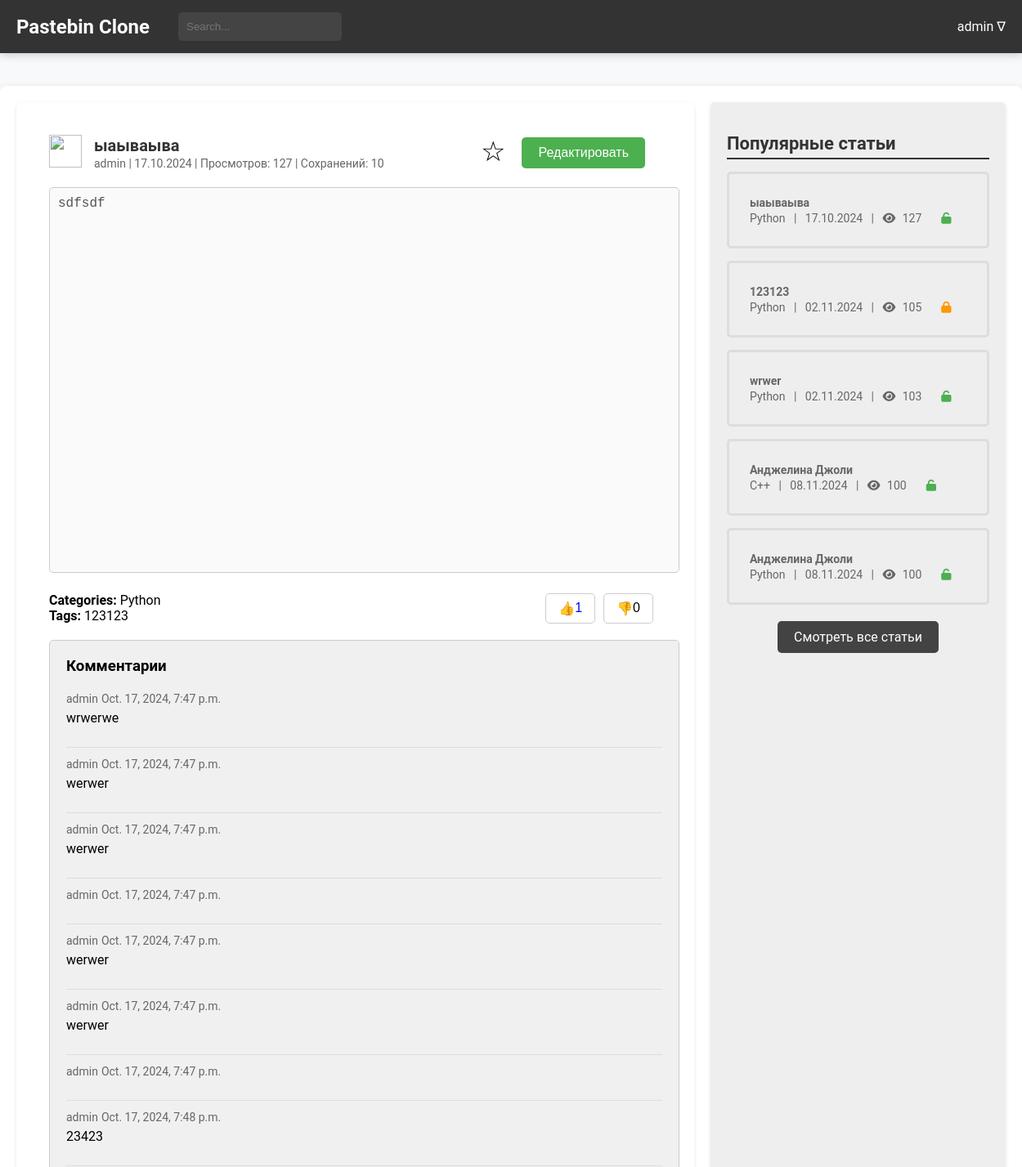
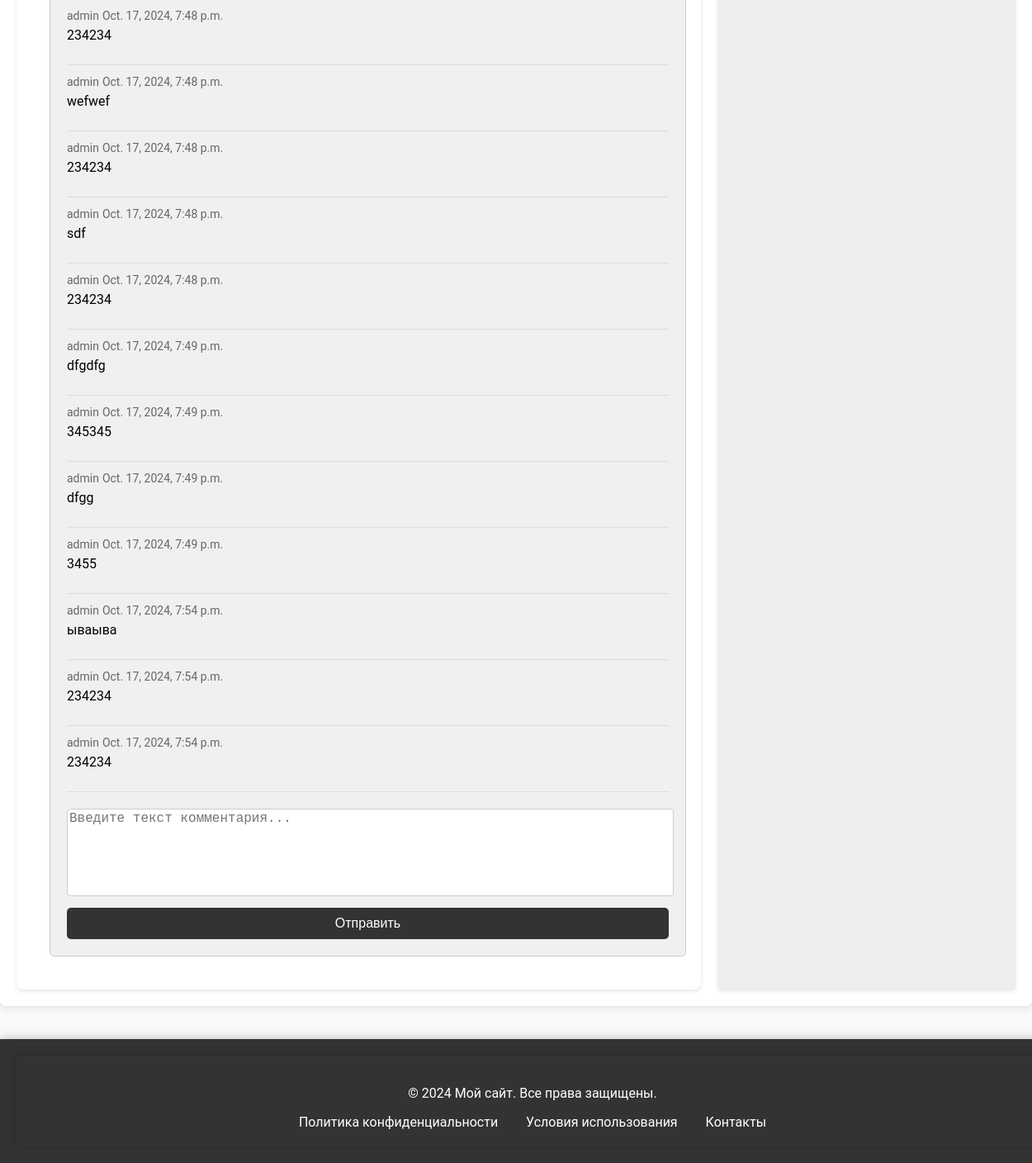
/comments/create/cb33f2f00fa04ca3bb467dd2a9c14584 (signed in), run on the app's committed database (2 pictures, top to bottom).
### users/models.py (models this page shows)
class CustomUser(AbstractUser):
    bio = models.TextField(blank=True, null=True)
    favorites = models.ManyToManyField('blog.Paste', related_name='favorited_by', blank=True)
    address = models.CharField(max_length=100, blank=True, null=True)
    avatar = models.ImageField(upload_to='avatars/', blank=True, null=True)
    groups = models.ManyToManyField(
        'auth.Group',
        related_name='customuser_set',
        blank=True
    )
    user_permissions = models.ManyToManyField(
        'auth.Permission',
        related_name='customuser_set',
        blank=True
    )
    def __str__(self):
        return self.username
    class Meta:
        verbose_name = "Пользователь"
        verbose_name_plural = "Пользователи"

### blog/models.py (models this page shows, shortened)
class Paste(models.Model):
    ACCESS_STATUS_CHOICES = [
        (0, 'Private'),
        (1, 'Public'),
        (2, 'Draft'),
    ]
    TIME_LIVE_CHOICES = [
        (None, 'Никогда'),
        (timedelta(minutes=2), 'Через 2 минуты'),
        (timedelta(hours=1), 'Через 1 час'),
        (timedelta(days=1), 'Через 1 день'),
        (timedelta(weeks=1), 'Через 1 неделю'),
    ]
    title = models.CharField(max_length=200)
    content = models.TextField()
    author = models.ForeignKey(User, on_delete=models.CASCADE)
    created_at = models.DateTimeField(auto_now_add=True)
    updated_at = models.DateTimeField(auto_now=True)
    slug = models.UUIDField(default=uuid.uuid4, editable=False, unique=True)
    tags = models.ManyToManyField(Tag, related_name='posts')
    category = models.ForeignKey(Category, on_delete=models.SET_NULL, null=True)
    access_status = models.IntegerField(choices=ACCESS_STATUS_CHOICES, default=1)
    time_live = models.DurationField(null=True, blank=True)
    password = models.CharField(max_length=100, null=True, blank=True)
    is_delete_after_read = models.BooleanField(default=False)
    views_count = models.PositiveIntegerField(default=100)
    def get_formatted_created_at(self):
        return self.created_at.strftime('%d.%m.%Y')
    def get_time_live_display(self):
        choices_dict = {
            None: "Никогда",
            timedelta(minutes=2): "Через 2 минуты",
            timedelta(hours=1): "Через 1 час",
            timedelta(days=1): "Через 1 день",
            timedelta(weeks=1): "Через 1 неделю",
        }
        return choices_dict.get(self.time_live, "Неизвестно")
    class Meta:
        verbose_name = 'Паста'
        verbose_name_plural = 'Паста'

class Category(models.Model):
    name = models.CharField(max_length=30, unique=True)
    parent = models.ForeignKey(
        'self',
        on_delete=models.CASCADE,
        null=True, blank=True,
        related_name='subcategories'
    )
    def __str__(self):
        return self.name
    class Meta:
        verbose_name = 'Категория'
        verbose_name_plural = 'Категории'

class Tag(models.Model):
    name = models.CharField(max_length=30, unique=True)
    def __str__(self):
        return self.name
    class Meta:
        verbose_name = 'Тег'
        verbose_name_plural = 'Теги'

class Comment(models.Model):
    paste = models.ForeignKey(Paste, related_name='comments', on_delete=models.CASCADE)
    author = models.ForeignKey(User, on_delete=models.CASCADE)
    content = models.TextField()
    created_at = models.DateTimeField(auto_now_add=True)
    class Meta:
        verbose_name = 'Комментарий'
        verbose_name_plural = 'Комментарии'

### blog/views.py (the view, shortened to what this page needs)
# urls.py: path('comments/create/<slug:slug>', views.create_comment, name='comment-create'),
def create_comment(request, slug):
    post, popular_posts = get_post_context(request, slug)
    return render_post_response(request, post, popular_posts, requires_password=False)

### general/context_processors.py (called while the page is built)
def unread_counts(request):
    if request.user.is_authenticated:
        unread_messages_count = Messages.objects.filter(user=request.user, is_checked=False).count()
        unread_notifications_count = Notifications.objects.filter(user=request.user, is_checked=False).count()
    else:
        unread_messages_count = 0
        unread_notifications_count = 0
    return {
        'unread_messages_count': unread_messages_count,
        'unread_notifications_count': unread_notifications_count,
    }

### blog/templates/blog/post.html (shortened to what this page needs)
{% extends 'blog/temps/base.html' %}
{% load static %}
{% block head %}
<link rel="stylesheet" type="text/css" href="{% static 'css/post.css' %}">
{% endblock %}
{% block content %}
<main>
    <div class="main-container">
        <div id="post-content" class="left-block">
            <div class="post-preview" style="display: flex; justify-content: space-between; align-items: center;">
                <div class="icon">
                    <img src="https://th.bing.com/th/id/OIP.oESypaPq8Yzj1DuqXK9VjQAAAA?rs=1&pid=ImgDetMain"
                         alt="{{ user.nickname }}" width="40" height="40">
                </div>
                <div class="info" style="flex-grow: 1;">
                    <span class="post-title">{{ post.title }}</span>
                    <br>
                    <span class="post-meta">{{ request.user.username }} | {{ post.get_formatted_created_at }} | Просмотров: {{ post.views_count }} | Сохранений: 10</span>
                </div>
                <span class="post-favorite" data-post-slug="{{ post.slug }}" style="cursor: pointer; margin-left: auto;">
                    <span class="star" id="favorite-star" style="color: {% if post in user.favorites.all %}#FFD700{% else %}black{% endif %}; font-size: 18px;">
                        {% if post in user.favorites.all %}★{% else %}☆{% endif %}
                    </span>
                </span>
                {% if request.user == post.author %}
                <button id="edit-button" onclick="showEditForm(this)" style="margin-left: 20px;">Редактировать</button>
                {% endif %}
            </div>
            <div id="post-content-display">
                <div class="post-editor">
                    <textarea placeholder="Введите текст поста..." disabled>{{post.content}}</textarea>
                </div>
                <div class="post-metadata" style="display: flex; justify-content: space-between; align-items: center;">
                    <div class="post-info">
                        <span class="categories"><strong>Categories:</strong> {{ post.category }}</span><br>
                        <span class="tags"><strong>Tags:</strong> {{ post.tags.all|join:", " }}</span>
                    </div>
                    <div class="post-actions" style="display: flex; align-items: center;">
                        <button id="like-button-{{ post.id }}" class="like-button" onclick="likeDislikePaste({{ post.id }}, 'like')" style="margin-right: 10px; color: {% if user_liked %}blue{% else %}black{% endif %};">
                            👍 <span id="like-count-{{ post.id }}">{{ likes_count }}</span>
                        </button>
                        <button id="dislike-button-{{ post.id }}" class="dislike-button" onclick="likeDislikePaste({{ post.id }}, 'dislike')" style="margin-right: 10px; color: {% if user_disliked %}red{% else %}black{% endif %};">
                            👎 <span id="dislike-count-{{ post.id }}">{{ dislikes_count }}</span>
                        </button>
                    </div>
                </div>
                <div class="post-settings">
                    <h3>Комментарии</h3>
                    <ul class="comments-list">
                        {% for comment in post.comments.all %}
                        <li>
                            <span>{{comment.author}}</span>
                            <span>{{comment.created_at}}</span>
                            <p>{{comment.content}}</p>
                        </li>
                        {% endfor %}
                    </ul>
                    <form class="comment-form" method="POST" action="{% url 'blog:comment-create' post.slug %}">
                        <textarea placeholder="Введите текст комментария..." maxlength="100" name="content"></textarea>
                        <button type="submit">Отправить</button>
                    </form>
                </div>
            </div>
        </div>
        {% include 'blog/temps/popular_posts.html' %}
    </div>
</main>
{% endblock %}

### blog/templates/blog/temps/header.html (shortened to what this page needs)
{% load static %}
<head>
    <link rel="stylesheet" type="text/css" href="{% static 'css/header.css' %}">
</head>
<header>
    <div class="header-container">
        <a href="{% url 'blog:index' %}" style='all: unset;'>
            <div class="header-logo">Pastebin Clone</div>
        </a>
        <div class="header-search">
            <form method="get" action="{% url 'blog:posts-check' %}">
                <input type="search" name="search" placeholder="Search..." value="{{ search_query }}">
            </form>
        </div>
        {% if request.user.is_authenticated %}
        <div class="header-auth">
            <span class="dropdown-toggle" style="margin-left: 10px; position: relative;">
                {{ request.user.username }} &#8711;
            </span>
        </div>
        {% else %}
        <div class="header-auth">
            <a href="{% url 'users:login' %}" class="auth-link">Log In /</a>
            <a href="{% url 'users:register' %}" class="auth-link">Sign In</a>
        </div>
        {% endif %}
    </div>
</header>

### blog/templates/blog/temps/popular_posts.html
{% load static %}
<head>
    <link rel="stylesheet" type="text/css" href="{% static 'css/popular_posts.css' %}">
    <link rel="stylesheet" href="https://cdnjs.cloudflare.com/ajax/libs/font-awesome/6.0.0-beta3/css/all.min.css">
</head>
<div class="right-block">
    <h2>Популярные статьи</h2>
    <ul>
        {% for popular_post in popular_posts %}
        <li>
            <a href="{% url 'blog:post-detail' popular_post.slug %}">
                <span class="article-title">{{popular_post.title}}</span>
                <br>
                <span class="article-meta">{{ popular_post.category }} &nbsp; | &nbsp; {{ popular_post.get_formatted_created_at }} &nbsp; |  &nbsp;
                                    <i class="fa fa-eye"></i> <span
                            class="view-count">{{popular_post.views_count}}</span></span>
                {% if popular_post.password %}
                <span><i class="fa fa-lock" aria-hidden="true" style="color: #FF9800;"></i></span>
                {% else %}
                <span><i class="fa fa-unlock" aria-hidden="true" style="color: #4CAF50;"></i></span>
                {% endif %}
            </a>
        </li>
        {% endfor %}
    </ul>
     <div class="all-posts-link">
        <a href="{% url 'blog:posts-check' %}">Смотреть все статьи</a>
    </div>
</div>

### blog/static/css/post.css (style rules this page uses)
body { margin: 0; padding: 0; font-family: 'Roboto', sans-serif; background-color: #f8f9fa; }
.main-container { display: flex; justify-content: space-between; max-width: 1400px; margin: 40px auto; padding: 20px; box-shadow: 0 2px 10px rgba(0, 0, 0, 0.1); border-radius: 8px; background-color: #ffffff; }
.left-block { width: 70%; background-color: #ffffff; padding: 40px; margin-right: 20px; border-radius: 8px; box-shadow: 0 2px 5px rgba(0, 0, 0, 0.1); flex-grow: 1; }
.post-preview { display: flex; align-items: center; margin-bottom: 20px; padding-right: 20px; }
.icon { margin-right: 15px; }
.post-title { font-size: 20px; font-weight: bold; color: #333; }
.post-meta { font-size: 14px; color: #666; }
.post-editor { margin-bottom: 20px; }
.post-editor textarea { width: 100%; height: 300px; padding: 10px; font-size: 16px; border: 1px solid #ccc; border-radius: 5px; resize: none; transition: border-color 0.3s; }
.post-settings { padding: 20px; margin-right: -22px; background-color: #f0f0f0; border-radius: 5px; margin-top: 20px; }
.post-settings h3 { margin-top: 0; }
.comments-list { list-style: none; padding: 0; margin: 0; }
.comments-list li { margin-bottom: 10px; border-bottom: 1px solid #ddd; padding-bottom: 10px; }
.comments-list span { font-size: 14px; color: #666; }
.comments-list p { font-size: 16px; margin-top: 5px; }
.comment-form { margin-top: 20px; }
.comment-form textarea { width: 100%; height: 100px; padding: 10px -10px 10px 10px; font-size: 16px; border: 1px solid #ccc; border-radius: 5px; resize: none; transition: border-color 0.3s; }
.comment-form button { background-color: #007bff; color: #fff; padding: 10px 20px; border: none; border-radius: 5px; cursor: pointer; margin-top: 10px; transition: background-color 0.3s; }
.right-block { width: 30%; background-color: #eeeeee; padding: 20px; border-radius: 5px; height: auto; box-shadow: 0 2px 5px rgba(0, 0, 0, 0.1); position: relative; }
.right-block h2 { font-size: 22px; font-weight: bold; margin-bottom: 15px; color: #333; border-bottom: 2px solid #333333FF; padding-bottom: 5px; }
.right-block ul { list-style: none; padding: 0; margin: 0; }
.right-block li { margin-bottom: 15px; padding: 10px; border: 3px solid #ddd; border-radius: 5px; transition: background-color 0.3s; }
.right-block a { display: block; padding: 15px; color: #333; text-decoration: none; border-radius: 5px; transition: background-color 0.3s; }
.right-block span { font-size: 14px; color: #666; }
.right-block i { font-size: 14px; margin-right: 5px; }
.article-title { font-weight: bold; font-size: 34px; }
.post-editor textarea { width: 100%; height: 450px; padding: 10px; font-size: 16px; border: 1px solid #ccc; border-radius: 5px; resize: none; }
.post-settings { padding: 20px; margin-right: -22px; background-color: #f0f0f0; border: 1px solid #ccc; border-radius: 5px; }
.post-settings button { width: 100%; padding: 10px; font-size: 16px; background-color: #333; color: #fff; border: none; border-radius: 5px; cursor: pointer; transition: background-color 0.3s; }
#edit-button { padding: 10px 20px; font-size: 16px; background-color: #4CAF50; color: white; border: none; border-radius: 5px; cursor: pointer; transition: background-color 0.3s, transform 0.2s; }
.post-actions button { background-color: #ffffff; border: 1px solid #cccccc; padding: 8px 15px; border-radius: 5px; cursor: pointer; transition: background-color 0.3s, transform 0.2s; }
.like-button, .dislike-button, .favorite-button { display: flex; align-items: center; font-size: 16px; }
.post-favorite { display: flex; align-items: center; cursor: pointer; }
.star { font-size: 34px !important; transition: color 0.3s; margin-top: -5px; display: inline-block; }

### blog/static/css/header.css (style rules this page uses)
header { width: 100%; background-color: #333; }
.header-container { color: #fff; padding: 15px 20px; display: flex; align-items: center; box-shadow: 0 2px 10px rgba(0, 0, 0, 0.2); max-width: 1400px; margin: 0 auto; }
.header-logo { font-size: 24px; font-weight: bold; margin-right: 15px; }
.header-search { flex-grow: 1; display: flex; margin-left: 20px; }
.header-search input[type="search"] { padding: 10px; border: none; border-radius: 5px; background-color: #444; color: #fff; transition: background-color 0.3s; width: 200px; }
.header-auth { display: flex; align-items: center; position: relative; }
.dropdown-toggle::after { display: none; }

### blog/static/css/footer.css (style rules this page uses)
html, body { height: 100%; margin: 0; }
body { display: flex; flex-direction: column; }
main { flex: 1; }

### data on the page
CustomUser: user.username "admin"
Paste: title "ыаываыва", get_formatted_created_at "17.10.2024", views_count "127", content "sdfsdf", category "Python", tags.all "123123"
Comment: author "admin", created_at "Oct. 17, 2024, 7:47 p.m.", content "wrwerwe"
Comment: author "admin", created_at "Oct. 17, 2024, 7:47 p.m.", content "werwer"
Comment: author "admin", created_at "Oct. 17, 2024, 7:47 p.m.", content "werwer"
Comment: author "admin", created_at "Oct. 17, 2024, 7:47 p.m."
Comment: author "admin", created_at "Oct. 17, 2024, 7:47 p.m.", content "werwer"
Comment: author "admin", created_at "Oct. 17, 2024, 7:47 p.m.", content "werwer"
Comment: author "admin", created_at "Oct. 17, 2024, 7:47 p.m."
Comment: author "admin", created_at "Oct. 17, 2024, 7:48 p.m.", content "23423"
Comment: author "admin", created_at "Oct. 17, 2024, 7:48 p.m.", content "234234"
Comment: author "admin", created_at "Oct. 17, 2024, 7:48 p.m.", content "wefwef"
Comment: author "admin", created_at "Oct. 17, 2024, 7:48 p.m.", content "234234"
Comment: author "admin", created_at "Oct. 17, 2024, 7:48 p.m.", content "sdf"
Comment: author "admin", created_at "Oct. 17, 2024, 7:48 p.m.", content "234234"
Comment: author "admin", created_at "Oct. 17, 2024, 7:49 p.m.", content "dfgdfg"
Comment: author "admin", created_at "Oct. 17, 2024, 7:49 p.m.", content "345345"
Comment: author "admin", created_at "Oct. 17, 2024, 7:49 p.m.", content "dfgg"
Comment: author "admin", created_at "Oct. 17, 2024, 7:49 p.m.", content "3455"
Comment: author "admin", created_at "Oct. 17, 2024, 7:54 p.m.", content "ываыва"
Comment: author "admin", created_at "Oct. 17, 2024, 7:54 p.m.", content "234234"
Comment: author "admin", created_at "Oct. 17, 2024, 7:54 p.m.", content "234234"
Paste: title "123123", category "Python", get_formatted_created_at "02.11.2024", views_count "105"
Paste: title "wrwer", category "Python", get_formatted_created_at "02.11.2024", views_count "103"
Paste: title "Анджелина Джоли", category "С++", get_formatted_created_at "08.11.2024", views_count "100"
Paste: title "Анджелина Джоли", category "Python", get_formatted_created_at "08.11.2024", views_count "100"

### other printed values
{{ likes_count }} "1"
{{ dislikes_count }} "0"
